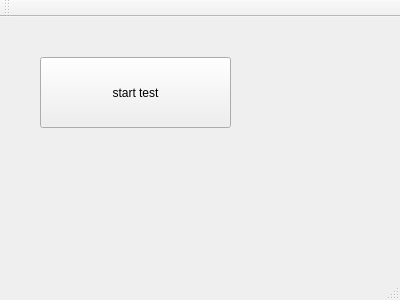
<?xml version="1.0" encoding="UTF-8"?>
<ui version="4.0">
 <class>MainWindow</class>
 <widget class="QMainWindow" name="MainWindow">
  <property name="geometry">
   <rect>
    <x>0</x>
    <y>0</y>
    <width>400</width>
    <height>300</height>
   </rect>
  </property>
  <property name="windowTitle">
   <string>Test10millionPeerClient</string>
  </property>
  <widget class="QWidget" name="centralWidget">
   <widget class="QPushButton" name="pushButton">
    <property name="geometry">
     <rect>
      <x>40</x>
      <y>40</y>
      <width>191</width>
      <height>71</height>
     </rect>
    </property>
    <property name="text">
     <string>start test</string>
    </property>
   </widget>
  </widget>
  <widget class="QMenuBar" name="menuBar">
   <property name="geometry">
    <rect>
     <x>0</x>
     <y>0</y>
     <width>400</width>
     <height>22</height>
    </rect>
   </property>
  </widget>
  <widget class="QToolBar" name="mainToolBar">
   <attribute name="toolBarArea">
    <enum>TopToolBarArea</enum>
   </attribute>
   <attribute name="toolBarBreak">
    <bool>false</bool>
   </attribute>
  </widget>
  <widget class="QStatusBar" name="statusBar"/>
 </widget>
 <layoutdefault spacing="6" margin="11"/>
 <resources/>
 <connections/>
</ui>
